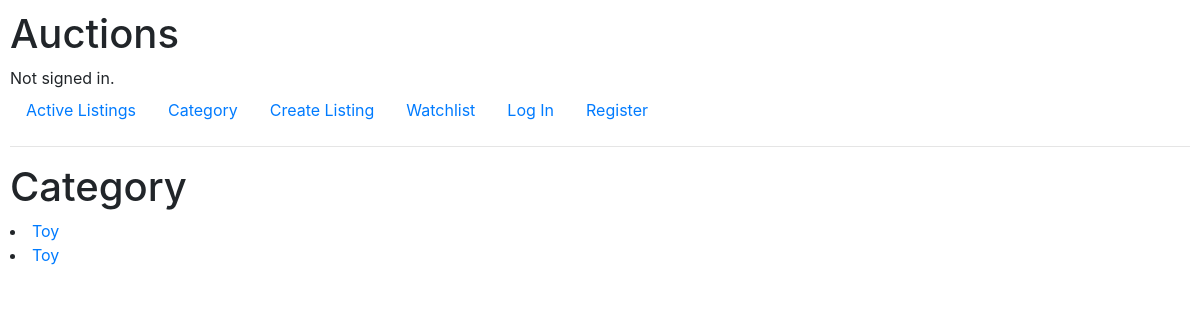
Page /category on the earlier database version.
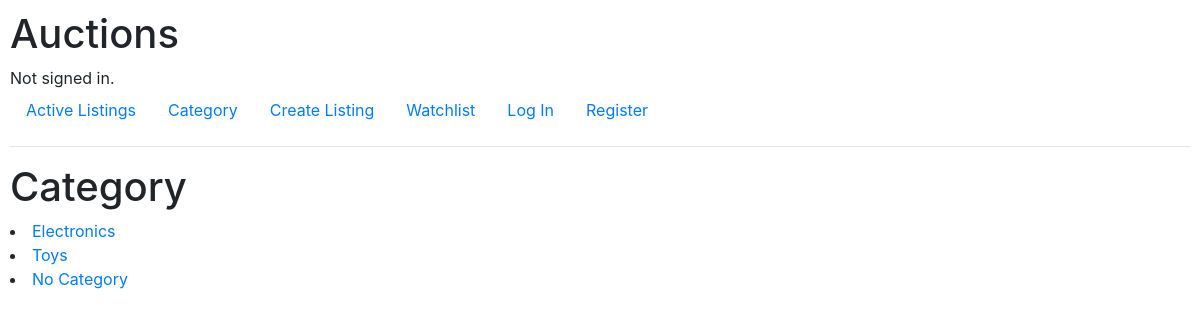
Same page on the later database version.
### auctions/models.py (models this page shows)
class Auction_list(models.Model):
    title = models.CharField(max_length=64)
    description = models.CharField(max_length=300)
    current_price = models.IntegerField()
    image_url = models.CharField(max_length=350, default=None, blank=True, null=True)
    created = models.DateTimeField(auto_now_add=True)
    category = models.CharField(max_length=64)

### auctions/views.py (the view)
# urls.py: path("category", views.category, name="category"),
def category(request):
    listing = Auction_list.objects.all()
    return render (request,"auctions/category.html",{
        "listing" : listing,
    })

### auctions/templates/auctions/category.html
{% extends "auctions/layout.html" %}
{% block body %}
<h1>Category</h1>
    {% for each in listing %}
        <li> <a href="category_listing/{{each.category}}" method="get">{{ each.category }}</a> </li>
    {% endfor %}
{% endblock %}

### auctions/templates/auctions/layout.html (shortened to what this page needs)
{% load static %}
<!DOCTYPE html>
<html lang="en">
    <head>
        <link rel="stylesheet" href="https://stackpath.bootstrapcdn.com/bootstrap/4.4.1/css/bootstrap.min.css">
        <link href="{% static 'auctions/styles.css' %}" rel="stylesheet">
    </head>
    <body>
        <h1>Auctions</h1>
        <div>
            {% if user.is_authenticated %}
                Signed in as <strong>{{ user.username }}</strong>.
            {% else %}
                Not signed in.
            {% endif %}
        </div>
        <ul class="nav">
            <li class="nav-item">
                <a class="nav-link" href="{% url 'index' %}">Active Listings</a>
            </li>
            <li class="nav-item">
                <a class="nav-link" href="{% url 'category' %}">Category</a>
            </li>
            <li class="nav-create">
                <a class="nav-link" href="{% url 'create_listing' %}">Create Listing</a>
            </li>
            <li class="nav-create">
                <a class="nav-link" href="{% url 'watchlist' %}">Watchlist</a>
            </li>
            {% if user.is_authenticated %}
                <li class="nav-item">
                    <a class="nav-link" href="{% url 'logout' %}">Log Out</a>
                </li>
            {% else %}
                <li class="nav-item">
                    <a class="nav-link" href="{% url 'login' %}">Log In</a>
                </li>
                <li class="nav-item">
                    <a class="nav-link" href="{% url 'register' %}">Register</a>
                </li>
            {% endif %}
        </ul>
        <hr>
        {% block body %}
        {% endblock %}
    </body>
</html>

### auctions/static/auctions/styles.css (style rules this page uses)
body { padding: 10px; }

Differences in the rows shown:
removed Auction_list: category "Toy"
removed Auction_list: category "Toy"
added Auction_list: category "Electronics"
added Auction_list: category "Toys"
added Auction_list: category "No Category"
